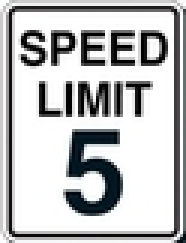
#> input picture sign_speed-5.jpg, 62 x 81 px (shown 3 times larger)
$ python edge_01.py sign_speed-5.jpg
#> lines starting #> are read from the running program, lines starting #| are printed output that depends on the picture
### video.py
#!/usr/bin/env python

'''
Video capture sample.

Sample shows how VideoCapture class can be used to acquire video
frames from a camera of a movie file. Also the sample provides
an example of procedural video generation by an object, mimicking
the VideoCapture interface (see Chess class).

'create_capture' is a convenience function for capture creation,
falling back to procedural video in case of error.

Usage:
    video.py [--shotdir <shot path>] [source0] [source1] ...'

    sourceN is an
     - integer number for camera capture
     - name of video file
     - synth:<params> for procedural video

Synth examples:
    synth:bg=../data/lena.jpg:noise=0.1
    synth:class=chess:bg=../data/lena.jpg:noise=0.1:size=640x480

Keys:
    ESC    - exit
    SPACE  - save current frame to <shot path> directory

'''

# Python 2/3 compatibility
from __future__ import print_function

import numpy as np
from numpy import pi, sin, cos

import cv2 as cv

# built-in modules
from time import clock

# local modules
from tst_scene_render import TestSceneRender
import common

class VideoSynthBase(object):
    # [14 lines left out: function __init__, not called in this run]

    def render(self, dst):
        pass

    # [15 lines left out: function read, not called in this run]

    def isOpened(self):
        return True

class Book(VideoSynthBase):
    # [11 lines left out: functions __init__, read, not called in this run]

class Cube(VideoSynthBase):
    def __init__(self, **kw):
        super(Cube, self).__init__(**kw)
        self.render = TestSceneRender(cv.imread('../data/pca_test1.jpg'), deformation = True,  speed = 1)

    # [5 lines left out: function read, not called in this run]

class Chess(VideoSynthBase):
    # [45 lines left out: functions __init__, draw_quads, render, not called in this run]


classes = dict(chess=Chess, book=Book, cube=Cube)

presets = dict(
    empty = 'synth:',
    lena = 'synth:bg=../data/lena.jpg:noise=0.1',
    chess = 'synth:class=chess:bg=../data/lena.jpg:noise=0.1:size=640x480',
    book = 'synth:class=book:bg=../data/graf1.png:noise=0.1:size=640x480',
    cube = 'synth:class=cube:bg=../data/pca_test1.jpg:noise=0.0:size=640x480'
)


def create_capture(source = 0, fallback = presets['chess']):
    '''source: <int> or '<int>|<filename>|synth [:<param_name>=<value> [:...]]'
    '''
    source = str(source).strip()
    chunks = source.split(':')
    # handle drive letter ('c:', ...)
    if len(chunks) > 1 and len(chunks[0]) == 1 and chunks[0].isalpha():
        chunks[1] = chunks[0] + ':' + chunks[1]
        del chunks[0]

    source = chunks[0]
    try: source = int(source)
    except ValueError: pass
    params = dict( s.split('=') for s in chunks[1:] )

    cap = None
    if source == 'synth':
        Class = classes.get(params.get('class', None), VideoSynthBase)
        try: cap = Class(**params)
        except: pass
    else:
        cap = cv.VideoCapture(source)
        if 'size' in params:
            w, h = map(int, params['size'].split('x'))
            cap.set(cv.CAP_PROP_FRAME_WIDTH, w)
            cap.set(cv.CAP_PROP_FRAME_HEIGHT, h)
    if cap is None or not cap.isOpened():
        print('Warning: unable to open video source: ', source)
        if fallback is not None:
            return create_capture(fallback, None)
    return cap

# [30 lines that do not run on import are left out]

### edge_01.py
#!/usr/bin/env python

'''
This sample demonstrates Canny edge detection.

Usage:
  edge.py [<video source>]

  Trackbars control edge thresholds.

'''

# Python 2/3 compatibility
from __future__ import print_function

import cv2 as cv
import numpy as np

# relative module
import video

# built-in module
import sys


if __name__ == '__main__':
    print(__doc__)

    try:
        fn = sys.argv[1]
    except:
        fn = 0

    def nothing(*arg):
        pass

    cv.namedWindow('edge')
    cv.createTrackbar('thrs1', 'edge', 2000, 5000, nothing)
    cv.createTrackbar('thrs2', 'edge', 4000, 5000, nothing)

    cap = video.create_capture(fn)
    while True:
        flag, img = cap.read()
#> img is the input picture: shape (81, 62, 3); mean B, G, R 191.3, 190.5, 189.5
        gray = cv.cvtColor(img, cv.COLOR_BGR2GRAY)
        thrs1 = cv.getTrackbarPos('thrs1', 'edge')
        thrs2 = cv.getTrackbarPos('thrs2', 'edge')
        edge = cv.Canny(gray, thrs1, thrs2, apertureSize=5)
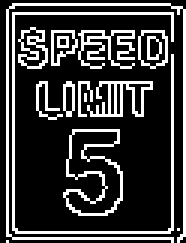
#> edge: shape (81, 62) (shown 3 times larger); 22.6% white in thin lines or dots
        vis = img.copy()
        vis = np.uint8(vis/2.)
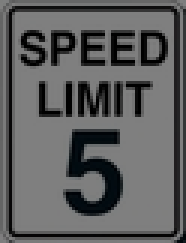
#> vis: shape (81, 62, 3) (shown 3 times larger); mean B, G, R 95.3, 94.9, 94.5
        vis[edge != 0] = (0, 255, 0)
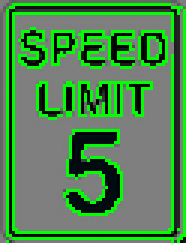
#> vis: shape (81, 62, 3) (shown 3 times larger); mean B, G, R 76.3, 133.6, 75.7
#        cv.imshow('edge', vis)
        cv.imshow('edge', edge)
        ch = cv.waitKey(5)
#> (key Esc is pressed here)
        if ch == 27:
            break
    cv.destroyAllWindows()
